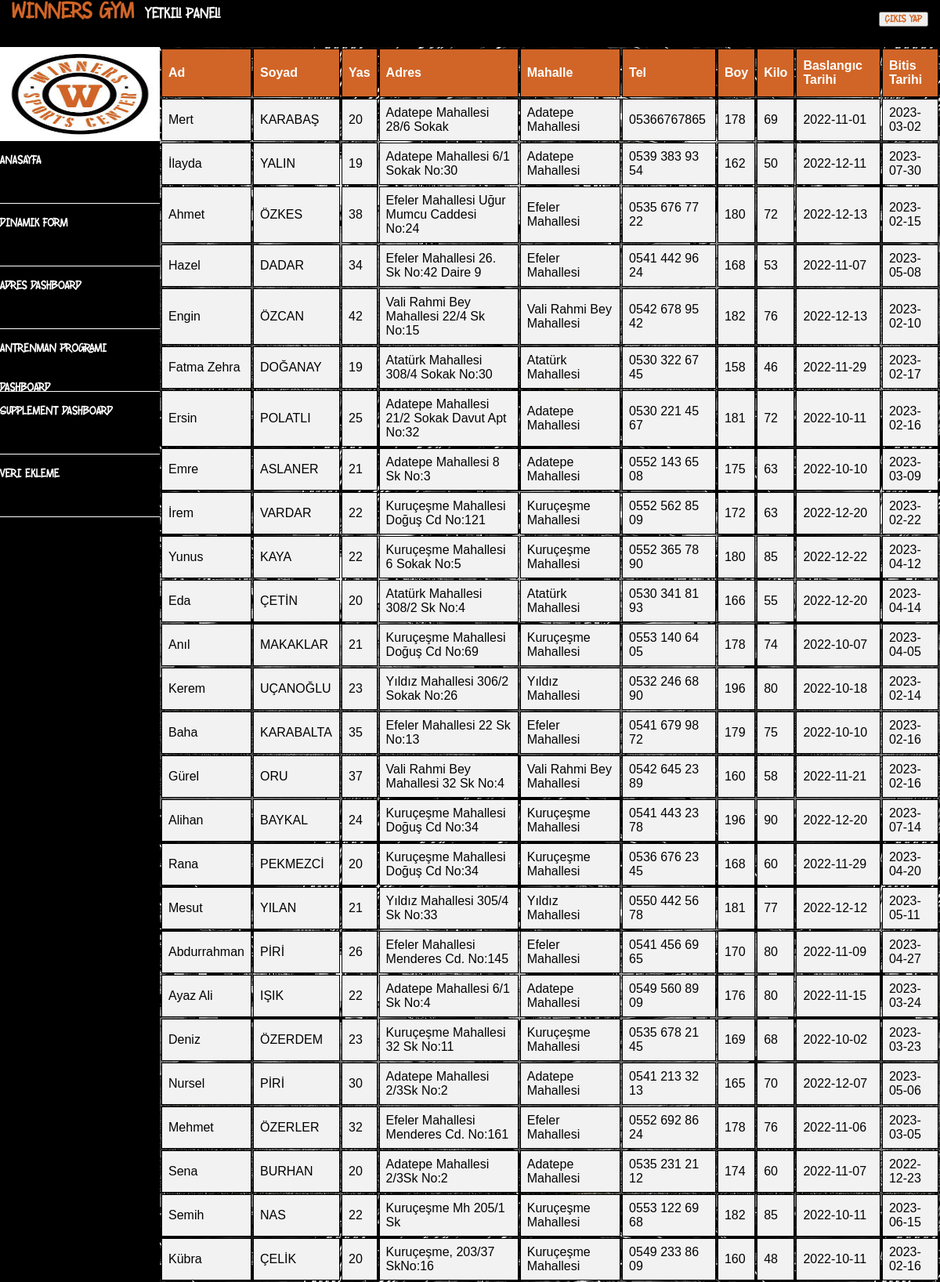
The page /dinamikform.php (upper part) on the database its author committed.
### tables this page shows
CREATE TABLE IF NOT EXISTS `uyeler` (
  `uye_id` varchar(3) NOT NULL,
  `uye_ad` varchar(55) NOT NULL,
  `uye_soyad` varchar(55) NOT NULL,
  `uye_yas` int(3) NOT NULL,
  `uye_adres` varchar(55) NOT NULL,
  `uye_mahalle` varchar(55) NOT NULL,
  `uye_tel` varchar(55) NOT NULL,
  `uye_boy` int(55) NOT NULL,
  `uye_kilo` int(55) NOT NULL,
  `uye_ubaslangic` date DEFAULT NULL,
  `uye_ubitis` date DEFAULT NULL,
  `antrenmanid` varchar(3) NOT NULL,
  `cinsiyetid` varchar(3) NOT NULL,
  PRIMARY KEY (`uye_id`),
  KEY `antrenmanid` (`antrenmanid`),
  KEY `cinsiyetid` (`cinsiyetid`)
);

### dinamikform.php (the view, shortened to what this page needs)
<!DOCTYPE html>
<html lang="eng">
<head>
    <link rel="stylesheet" type="text/css" href="anasayfa.css" >
</head>
<body>
    <header id="Başlık">
    <a class="headeryazi">Winners Gym <font>yetkili paneli</font></a>
    <a class=cikisbutonu href=cikis.php><button type="submit" id="cikisbutonu">Çıkış Yap</button>
     </a>
    </header>
    <div id="menüler">
        <div id="resimalani">
            <img src="resim1.jfif" width="100%" height="120" alt="logo resmi">
        </div>
        <a class=menüa href="anasayfa.php">Anasayfa</a>
        <a class=menüa href="dinamikform.php">Dinamik Form</a>
        <a class=menüa href="adresdashboard.php">Adres Dashboard</a>
        <a class=menüa href="antrenmanprogramıdashboard.php">Antrenman Programı Dashboard</a>
        <a class=menüa href="supplementdashboard.php">Supplement Dashboard</a>
        <a class=menüa href="ürünlistesi.php">Veri Ekleme</a>
    </div>
    <div id=tablolar>
    <table>
    <tr>
            <th>Ad</th>
            <th>Soyad</th>
            <th>Yas</th>
            <th>Adres</th>
            <th>Mahalle</th>
            <th>Tel</th>
            <th>Boy</th>
            <th>Kilo</th>
            <th>Baslangıc Tarihi</th>
            <th>Bitis Tarihi</th>
    </tr>
    <?php
 require("baglanti.php");
 $sec="SELECT * FROM uyeler";
 $sonuc=$baglanti->query($sec);
 if($sonuc->num_rows>0)
 {
    while($cek=$sonuc->fetch_assoc()){
        echo "
        <tr>
            <td>".$cek['uye_ad']."</td>
            <td>".$cek['uye_soyad']."</td>
            <td>".$cek['uye_yas']."</td>
            <td>".$cek['uye_adres']."</td>
            <td>".$cek['uye_mahalle']."</td>
            <td>".$cek['uye_tel']."</td>
            <td>".$cek['uye_boy']."</td>
            <td>".$cek['uye_kilo']."</td>
            <td>".$cek['uye_ubaslangic']."</td>
            <td>".$cek['uye_ubitis']."</td>
        </tr>
           ";
    }
 }
 else echo "Veritabanınıza kayıtlı hiçbir veri bulunamamıştır. ";
 ?>
    </table>
    </div>
</body>
</html>

### anasayfa.css (style rules this page uses)
* { box-sizing: border-box; }
body { padding:0; margin:0; background-image: url("resim3.jpg"); }
#Başlık { background-color: black; height:60px; width: 100%; position:sticky; top:0; z-index: 1; }
a.headeryazi { color:rgba(209,101,39,255); font-size: 30px; font-family:headerbaslik; margin-left:15px; margin-top:10px; }
font { color:whitesmoke; font-size: 20px; margin-left:4.5px; }
button { font-family:headerbaslik; color:rgba(209,101,39,255); }
#menüler { background-color:black; width: 17%; height: 2950px; float:left; }
#resimalani { height:120px; }
a.menüa { text-decoration: none; font-family:headerbaslik; color:white; border-bottom:1px solid white; height:80px; line-height: 50px; display:block; width:100%; padding-bottom: 10px; }
#cikisbutonu { float:right; margin-top:15px; margin-right:15px; }
#tablolar { font-family: Arial, Helvetica, sans-serif; border-collapse: collapse; width: 100%; }
#tablolar td, #tablolar th { border: 1px solid black; padding: 8px; }
#tablolar tr { background-color: #f2f2f2; }
#tablolar th { padding-top: 12px; padding-bottom: 12px; text-align: left; background-color:rgba(209,101,39,255); color: white; }

### rows shown on the page
uyeler: uye_ad "Mert", uye_soyad "KARABAŞ", uye_yas "20", uye_adres "Adatepe Mahallesi 28/6 Sokak", uye_mahalle "Adatepe Mahallesi", uye_tel "05366767865", uye_boy "178", uye_kilo "69", uye_ubaslangic "2022-11-01", uye_ubitis "2023-03-02"
uyeler: uye_ad "İlayda", uye_soyad "YALIN", uye_yas "19", uye_adres "Adatepe Mahallesi 6/1 Sokak No:30", uye_mahalle "Adatepe Mahallesi", uye_tel "0539 383 93 54", uye_boy "162", uye_kilo "50", uye_ubaslangic "2022-12-11", uye_ubitis "2023-07-30"
uyeler: uye_ad "Ahmet", uye_soyad "ÖZKES", uye_yas "38", uye_adres "Efeler Mahallesi Uğur Mumcu Caddesi No:24", uye_mahalle "Efeler Mahallesi", uye_tel "0535 676 77 22", uye_boy "180", uye_kilo "72", uye_ubaslangic "2022-12-13", uye_ubitis "2023-02-15"
uyeler: uye_ad "Hazel", uye_soyad "DADAR", uye_yas "34", uye_adres "Efeler Mahallesi 26. Sk No:42 Daire 9", uye_mahalle "Efeler Mahallesi", uye_tel "0541 442 96 24", uye_boy "168", uye_kilo "53", uye_ubaslangic "2022-11-07", uye_ubitis "2023-05-08"
uyeler: uye_ad "Engin", uye_soyad "ÖZCAN", uye_yas "42", uye_adres "Vali Rahmi Bey Mahallesi 22/4 Sk No:15", uye_mahalle "Vali Rahmi Bey Mahallesi", uye_tel "0542 678 95 42", uye_boy "182", uye_kilo "76", uye_ubaslangic "2022-12-13", uye_ubitis "2023-02-10"
uyeler: uye_ad "Fatma Zehra", uye_soyad "DOĞANAY", uye_yas "19", uye_adres "Atatürk Mahallesi 308/4 Sokak No:30", uye_mahalle "Atatürk Mahallesi", uye_tel "0530 322 67 45", uye_boy "158", uye_kilo "46", uye_ubaslangic "2022-11-29", uye_ubitis "2023-02-17"
uyeler: uye_ad "Ersin", uye_soyad "POLATLI", uye_yas "25", uye_adres "Adatepe Mahallesi 21/2 Sokak Davut Apt No:32", uye_mahalle "Adatepe Mahallesi", uye_tel "0530 221 45 67", uye_boy "181", uye_kilo "72", uye_ubaslangic "2022-10-11", uye_ubitis "2023-02-16"
uyeler: uye_ad "Emre", uye_soyad "ASLANER", uye_yas "21", uye_adres "Adatepe Mahallesi 8 Sk No:3", uye_mahalle "Adatepe Mahallesi", uye_tel "0552 143 65 08", uye_boy "175", uye_kilo "63", uye_ubaslangic "2022-10-10", uye_ubitis "2023-03-09"
uyeler: uye_ad "İrem", uye_soyad "VARDAR", uye_yas "22", uye_adres "Kuruçeşme Mahallesi Doğuş Cd No:121", uye_mahalle "Kuruçeşme Mahallesi", uye_tel "0552 562 85 09", uye_boy "172", uye_kilo "63", uye_ubaslangic "2022-12-20", uye_ubitis "2023-02-22"
uyeler: uye_ad "Yunus", uye_soyad "KAYA", uye_yas "22", uye_adres "Kuruçeşme Mahallesi 6 Sokak No:5", uye_mahalle "Kuruçeşme Mahallesi", uye_tel "0552 365 78 90", uye_boy "180", uye_kilo "85", uye_ubaslangic "2022-12-22", uye_ubitis "2023-04-12"
uyeler: uye_ad "Eda", uye_soyad "ÇETİN", uye_yas "20", uye_adres "Atatürk Mahallesi 308/2 Sk No:4", uye_mahalle "Atatürk Mahallesi", uye_tel "0530 341 81 93", uye_boy "166", uye_kilo "55", uye_ubaslangic "2022-12-20", uye_ubitis "2023-04-14"
uyeler: uye_ad "Anıl", uye_soyad "MAKAKLAR", uye_yas "21", uye_adres "Kuruçeşme Mahallesi Doğuş Cd No:69", uye_mahalle "Kuruçeşme Mahallesi", uye_tel "0553 140 64 05", uye_boy "178", uye_kilo "74", uye_ubaslangic "2022-10-07", uye_ubitis "2023-04-05"
uyeler: uye_ad "Kerem", uye_soyad "UÇANOĞLU", uye_yas "23", uye_adres "Yıldız Mahallesi 306/2 Sokak No:26", uye_mahalle "Yıldız Mahallesi", uye_tel "0532 246 68 90", uye_boy "196", uye_kilo "80", uye_ubaslangic "2022-10-18", uye_ubitis "2023-02-14"
uyeler: uye_ad "Baha", uye_soyad "KARABALTA", uye_yas "35", uye_adres "Efeler Mahallesi 22 Sk No:13", uye_mahalle "Efeler Mahallesi", uye_tel "0541 679 98 72", uye_boy "179", uye_kilo "75", uye_ubaslangic "2022-10-10", uye_ubitis "2023-02-16"
uyeler: uye_ad "Gürel", uye_soyad "ORU", uye_yas "37", uye_adres "Vali Rahmi Bey Mahallesi 32 Sk No:4", uye_mahalle "Vali Rahmi Bey Mahallesi", uye_tel "0542 645 23 89", uye_boy "160", uye_kilo "58", uye_ubaslangic "2022-11-21", uye_ubitis "2023-02-16"
uyeler: uye_ad "Alihan", uye_soyad "BAYKAL", uye_yas "24", uye_adres "Kuruçeşme Mahallesi Doğuş Cd No:34", uye_mahalle "Kuruçeşme Mahallesi", uye_tel "0541 443 23 78", uye_boy "196", uye_kilo "90", uye_ubaslangic "2022-12-20", uye_ubitis "2023-07-14"
uyeler: uye_ad "Rana", uye_soyad "PEKMEZCİ", uye_yas "20", uye_adres "Kuruçeşme Mahallesi Doğuş Cd No:34", uye_mahalle "Kuruçeşme Mahallesi", uye_tel "0536 676 23 45", uye_boy "168", uye_kilo "60", uye_ubaslangic "2022-11-29", uye_ubitis "2023-04-20"
uyeler: uye_ad "Mesut", uye_soyad "YILAN", uye_yas "21", uye_adres "Yıldız Mahallesi 305/4 Sk No:33", uye_mahalle "Yıldız Mahallesi", uye_tel "0550 442 56 78", uye_boy "181", uye_kilo "77", uye_ubaslangic "2022-12-12", uye_ubitis "2023-05-11"
uyeler: uye_ad "Abdurrahman", uye_soyad "PİRİ", uye_yas "26", uye_adres "Efeler Mahallesi Menderes Cd. No:145", uye_mahalle "Efeler Mahallesi", uye_tel "0541 456 69 65", uye_boy "170", uye_kilo "80", uye_ubaslangic "2022-11-09", uye_ubitis "2023-04-27"
uyeler: uye_ad "Ayaz Ali", uye_soyad "IŞIK", uye_yas "22", uye_adres "Adatepe Mahallesi 6/1 Sk No:4", uye_mahalle "Adatepe Mahallesi", uye_tel "0549 560 89 09", uye_boy "176", uye_kilo "80", uye_ubaslangic "2022-11-15", uye_ubitis "2023-03-24"
uyeler: uye_ad "Deniz", uye_soyad "ÖZERDEM", uye_yas "23", uye_adres "Kuruçeşme Mahallesi 32 Sk No:11", uye_mahalle "Kuruçeşme Mahallesi", uye_tel "0535 678 21 45", uye_boy "169", uye_kilo "68", uye_ubaslangic "2022-10-02", uye_ubitis "2023-03-23"
uyeler: uye_ad "Nursel", uye_soyad "PİRİ", uye_yas "30", uye_adres "Adatepe Mahallesi 2/3Sk No:2", uye_mahalle "Adatepe Mahallesi", uye_tel "0541 213 32 13", uye_boy "165", uye_kilo "70", uye_ubaslangic "2022-12-07", uye_ubitis "2023-05-06"
uyeler: uye_ad "Mehmet", uye_soyad "ÖZERLER", uye_yas "32", uye_adres "Efeler Mahallesi Menderes Cd. No:161", uye_mahalle "Efeler Mahallesi", uye_tel "0552 692 86 24", uye_boy "178", uye_kilo "76", uye_ubaslangic "2022-11-06", uye_ubitis "2023-03-05"
uyeler: uye_ad "Sena", uye_soyad "BURHAN", uye_yas "20", uye_adres "Adatepe Mahallesi 2/3Sk No:2", uye_mahalle "Adatepe Mahallesi", uye_tel "0535 231 21 12", uye_boy "174", uye_kilo "60", uye_ubaslangic "2022-11-07", uye_ubitis "2022-12-23"
uyeler: uye_ad "Semih", uye_soyad "NAS", uye_yas "22", uye_adres "Kuruçeşme Mh 205/1 Sk", uye_mahalle "Kuruçeşme Mahallesi", uye_tel "0553 122 69 68", uye_boy "182", uye_kilo "85", uye_ubaslangic "2022-10-11", uye_ubitis "2023-06-15"
uyeler: uye_ad "Kübra", uye_soyad "ÇELİK", uye_yas "20", uye_adres "Kuruçeşme, 203/37 SkNo:16", uye_mahalle "Kuruçeşme Mahallesi", uye_tel "0549 233 86 09", uye_boy "160", uye_kilo "48", uye_ubaslangic "2022-10-11", uye_ubitis "2023-02-16"
